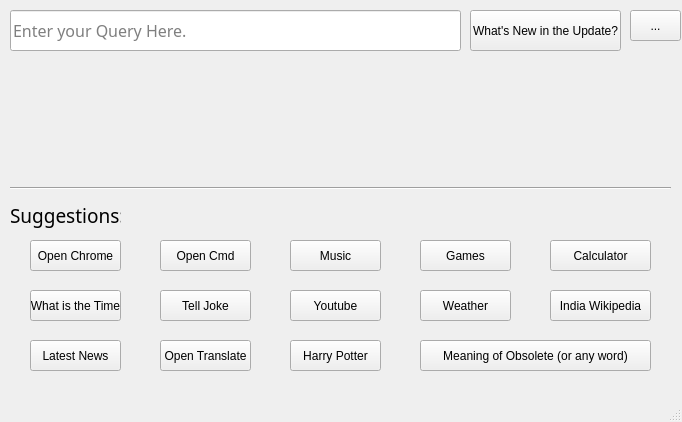
<?xml version="1.0" encoding="UTF-8"?>
<ui version="4.0">
 <class>MainWindow</class>
 <widget class="QMainWindow" name="MainWindow">
  <property name="geometry">
   <rect>
    <x>0</x>
    <y>0</y>
    <width>682</width>
    <height>422</height>
   </rect>
  </property>
  <property name="minimumSize">
   <size>
    <width>682</width>
    <height>422</height>
   </size>
  </property>
  <property name="maximumSize">
   <size>
    <width>682</width>
    <height>422</height>
   </size>
  </property>
  <property name="windowTitle">
   <string>Artigence Home</string>
  </property>
  <property name="windowIcon">
   <iconset>
    <normaloff>../../Desktop/arti.PNG</normaloff>../../Desktop/arti.PNG</iconset>
  </property>
  <widget class="QWidget" name="centralwidget">
   <widget class="QLineEdit" name="query">
    <property name="geometry">
     <rect>
      <x>10</x>
      <y>10</y>
      <width>451</width>
      <height>41</height>
     </rect>
    </property>
    <property name="minimumSize">
     <size>
      <width>451</width>
      <height>41</height>
     </size>
    </property>
    <property name="maximumSize">
     <size>
      <width>451</width>
      <height>41</height>
     </size>
    </property>
    <property name="font">
     <font>
      <family>Eras Medium ITC</family>
      <pointsize>12</pointsize>
     </font>
    </property>
    <property name="toolTip">
     <string extracomment="Enter your query here."/>
    </property>
    <property name="toolTipDuration">
     <number>-1</number>
    </property>
    <property name="statusTip">
     <string extracomment="Enter your Query in Here."/>
    </property>
    <property name="inputMethodHints">
     <set>Qt::ImhNone</set>
    </property>
    <property name="text">
     <string/>
    </property>
    <property name="placeholderText">
     <string>Enter your Query Here.</string>
    </property>
    <property name="clearButtonEnabled">
     <bool>true</bool>
    </property>
   </widget>
   <widget class="QPushButton" name="update">
    <property name="geometry">
     <rect>
      <x>470</x>
      <y>10</y>
      <width>151</width>
      <height>41</height>
     </rect>
    </property>
    <property name="minimumSize">
     <size>
      <width>1</width>
      <height>1</height>
     </size>
    </property>
    <property name="maximumSize">
     <size>
      <width>171</width>
      <height>51</height>
     </size>
    </property>
    <property name="cursor">
     <cursorShape>PointingHandCursor</cursorShape>
    </property>
    <property name="text">
     <string>What's New in the Update?</string>
    </property>
    <property name="checkable">
     <bool>false</bool>
    </property>
    <property name="autoRepeat">
     <bool>true</bool>
    </property>
    <property name="autoExclusive">
     <bool>false</bool>
    </property>
    <property name="autoRepeatDelay">
     <number>0</number>
    </property>
    <property name="autoRepeatInterval">
     <number>0</number>
    </property>
    <property name="autoDefault">
     <bool>false</bool>
    </property>
    <property name="default">
     <bool>false</bool>
    </property>
    <property name="flat">
     <bool>false</bool>
    </property>
   </widget>
   <widget class="QToolButton" name="settings">
    <property name="geometry">
     <rect>
      <x>630</x>
      <y>10</y>
      <width>51</width>
      <height>31</height>
     </rect>
    </property>
    <property name="minimumSize">
     <size>
      <width>51</width>
      <height>31</height>
     </size>
    </property>
    <property name="maximumSize">
     <size>
      <width>51</width>
      <height>31</height>
     </size>
    </property>
    <property name="cursor">
     <cursorShape>PointingHandCursor</cursorShape>
    </property>
    <property name="toolTip">
     <string extracomment="More...."/>
    </property>
    <property name="text">
     <string>...</string>
    </property>
   </widget>
   <widget class="QLabel" name="suggestions">
    <property name="geometry">
     <rect>
      <x>10</x>
      <y>200</y>
      <width>111</width>
      <height>31</height>
     </rect>
    </property>
    <property name="minimumSize">
     <size>
      <width>111</width>
      <height>31</height>
     </size>
    </property>
    <property name="maximumSize">
     <size>
      <width>111</width>
      <height>31</height>
     </size>
    </property>
    <property name="font">
     <font>
      <family>Eras Medium ITC</family>
      <pointsize>14</pointsize>
     </font>
    </property>
    <property name="text">
     <string>Suggestions:</string>
    </property>
   </widget>
   <widget class="QPushButton" name="chrome">
    <property name="geometry">
     <rect>
      <x>30</x>
      <y>240</y>
      <width>91</width>
      <height>31</height>
     </rect>
    </property>
    <property name="cursor">
     <cursorShape>PointingHandCursor</cursorShape>
    </property>
    <property name="text">
     <string>Open Chrome</string>
    </property>
   </widget>
   <widget class="QPushButton" name="games">
    <property name="geometry">
     <rect>
      <x>420</x>
      <y>240</y>
      <width>91</width>
      <height>31</height>
     </rect>
    </property>
    <property name="cursor">
     <cursorShape>PointingHandCursor</cursorShape>
    </property>
    <property name="text">
     <string>Games</string>
    </property>
   </widget>
   <widget class="QPushButton" name="cmd">
    <property name="geometry">
     <rect>
      <x>160</x>
      <y>240</y>
      <width>91</width>
      <height>31</height>
     </rect>
    </property>
    <property name="cursor">
     <cursorShape>PointingHandCursor</cursorShape>
    </property>
    <property name="text">
     <string>Open Cmd</string>
    </property>
   </widget>
   <widget class="QPushButton" name="joke">
    <property name="geometry">
     <rect>
      <x>160</x>
      <y>290</y>
      <width>91</width>
      <height>31</height>
     </rect>
    </property>
    <property name="cursor">
     <cursorShape>PointingHandCursor</cursorShape>
    </property>
    <property name="text">
     <string>Tell Joke</string>
    </property>
   </widget>
   <widget class="QPushButton" name="music">
    <property name="geometry">
     <rect>
      <x>290</x>
      <y>240</y>
      <width>91</width>
      <height>31</height>
     </rect>
    </property>
    <property name="cursor">
     <cursorShape>PointingHandCursor</cursorShape>
    </property>
    <property name="text">
     <string>Music</string>
    </property>
   </widget>
   <widget class="QPushButton" name="youtube">
    <property name="geometry">
     <rect>
      <x>290</x>
      <y>290</y>
      <width>91</width>
      <height>31</height>
     </rect>
    </property>
    <property name="cursor">
     <cursorShape>PointingHandCursor</cursorShape>
    </property>
    <property name="text">
     <string>Youtube</string>
    </property>
   </widget>
   <widget class="QPushButton" name="time">
    <property name="geometry">
     <rect>
      <x>30</x>
      <y>290</y>
      <width>91</width>
      <height>31</height>
     </rect>
    </property>
    <property name="cursor">
     <cursorShape>PointingHandCursor</cursorShape>
    </property>
    <property name="text">
     <string>What is the Time</string>
    </property>
   </widget>
   <widget class="QPushButton" name="weather">
    <property name="geometry">
     <rect>
      <x>420</x>
      <y>290</y>
      <width>91</width>
      <height>31</height>
     </rect>
    </property>
    <property name="cursor">
     <cursorShape>PointingHandCursor</cursorShape>
    </property>
    <property name="text">
     <string>Weather</string>
    </property>
   </widget>
   <widget class="QPushButton" name="calculator">
    <property name="geometry">
     <rect>
      <x>550</x>
      <y>240</y>
      <width>101</width>
      <height>31</height>
     </rect>
    </property>
    <property name="cursor">
     <cursorShape>PointingHandCursor</cursorShape>
    </property>
    <property name="text">
     <string>Calculator</string>
    </property>
   </widget>
   <widget class="QPushButton" name="wikipedia">
    <property name="geometry">
     <rect>
      <x>550</x>
      <y>290</y>
      <width>101</width>
      <height>31</height>
     </rect>
    </property>
    <property name="cursor">
     <cursorShape>PointingHandCursor</cursorShape>
    </property>
    <property name="text">
     <string>India Wikipedia</string>
    </property>
   </widget>
   <widget class="QPushButton" name="news">
    <property name="geometry">
     <rect>
      <x>30</x>
      <y>340</y>
      <width>91</width>
      <height>31</height>
     </rect>
    </property>
    <property name="cursor">
     <cursorShape>PointingHandCursor</cursorShape>
    </property>
    <property name="text">
     <string>Latest News</string>
    </property>
   </widget>
   <widget class="QPushButton" name="meaning">
    <property name="geometry">
     <rect>
      <x>420</x>
      <y>340</y>
      <width>231</width>
      <height>31</height>
     </rect>
    </property>
    <property name="cursor">
     <cursorShape>PointingHandCursor</cursorShape>
    </property>
    <property name="text">
     <string>Meaning of Obsolete (or any word)</string>
    </property>
   </widget>
   <widget class="QPushButton" name="harry_potter">
    <property name="geometry">
     <rect>
      <x>290</x>
      <y>340</y>
      <width>91</width>
      <height>31</height>
     </rect>
    </property>
    <property name="cursor">
     <cursorShape>PointingHandCursor</cursorShape>
    </property>
    <property name="text">
     <string>Harry Potter</string>
    </property>
   </widget>
   <widget class="QPushButton" name="translate">
    <property name="geometry">
     <rect>
      <x>160</x>
      <y>340</y>
      <width>91</width>
      <height>31</height>
     </rect>
    </property>
    <property name="cursor">
     <cursorShape>PointingHandCursor</cursorShape>
    </property>
    <property name="text">
     <string>Open Translate</string>
    </property>
   </widget>
   <widget class="Line" name="line">
    <property name="geometry">
     <rect>
      <x>10</x>
      <y>180</y>
      <width>661</width>
      <height>16</height>
     </rect>
    </property>
    <property name="orientation">
     <enum>Qt::Horizontal</enum>
    </property>
   </widget>
   <widget class="QLabel" name="label">
    <property name="geometry">
     <rect>
      <x>10</x>
      <y>80</y>
      <width>631</width>
      <height>91</height>
     </rect>
    </property>
    <property name="font">
     <font>
      <family>Century Gothic</family>
      <pointsize>12</pointsize>
     </font>
    </property>
    <property name="text">
     <string/>
    </property>
    <property name="textFormat">
     <enum>Qt::AutoText</enum>
    </property>
    <property name="wordWrap">
     <bool>true</bool>
    </property>
   </widget>
  </widget>
  <widget class="QMenuBar" name="menubar">
   <property name="geometry">
    <rect>
     <x>0</x>
     <y>0</y>
     <width>682</width>
     <height>21</height>
    </rect>
   </property>
  </widget>
  <widget class="QStatusBar" name="statusbar"/>
 </widget>
 <resources/>
 <connections/>
</ui>
